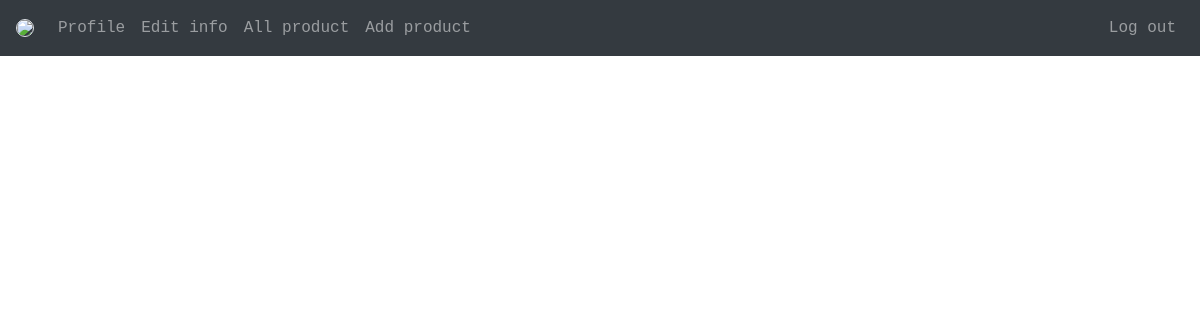
Page /index.php/user/onlineUsers on the earlier database version.
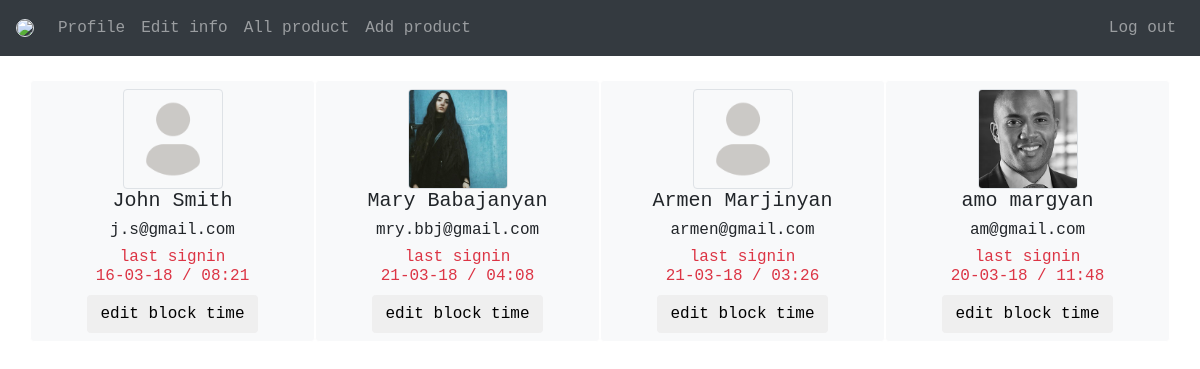
Same page on the later database version.
### tables this page shows
CREATE TABLE `users` (
  `id` int(11) NOT NULL AUTO_INCREMENT,
  `name` varchar(255) DEFAULT NULL,
  `surname` varchar(255) DEFAULT NULL,
  `email` varchar(255) DEFAULT NULL,
  `pass` varchar(255) DEFAULT NULL,
  `userfile` varchar(255) DEFAULT NULL,
  `type` int(11) DEFAULT NULL,
  `false_pass` varchar(255) NOT NULL,
  `block_time` varchar(255) DEFAULT NULL,
  `amount` varchar(255) DEFAULT NULL,
  `login_time` varchar(11) DEFAULT NULL,
  PRIMARY KEY (`id`)
);

### application/libraries/MyLibrary.php (called while the page is built)
<?php
	class MyLibrary{
		private $ci;
		function __construct(){
			$this->ci = &get_instance();
		}
		function view($y,$x=false){
			$this->ci->load->view('header',$x);
			$this->ci->load->view($y,$x);
			$this->ci->load->view('footer',$x);
		}
	}
?>

### application/controllers/User.php (called while the page is built, shortened)
<?php
class User extends CI_Controller{
	function onlineUsers(){
		$user = $this->session->userdata('user');
		$data=$this->UserModel->findAll();
		for($i = 0; $i < count($data); $i++){
			if(!empty($data[$i]->login_time)){
				$data[$i]->login_time = date('d-m-y'. " / " .'h:i', $data[$i]->login_time);
			}
			if(!empty($data[$i]->block_time)){
				$data[$i]->block_time = date('d-m-y'. " / " .'h:i', $data[$i]->block_time);
			}
		}
		$this->mylibrary->view('onlineUsers',
			array(
				"user"=>$user,
				"data"=>$data
			));
	}
}
?>

### index.php (called while the page is built, shortened)
<?php
require_once BASEPATH.'core/CodeIgniter.php';

### application/models/UserModel.php (called while the page is built, shortened)
<?php
class UserModel extends CI_Model{
	private $table = "users";
	function findAll(){
		return $this->db->get($this->table)->result();
	}
}
?>

### application/views/onlineUsers.php (the view, shortened to what this page needs)
<div class="container ">
	<form action="<?= base_url() ?>user/onlineUsers" method="post" class="text-center" enctype="multipart/form-data" accept-charset="utf-8">
		<div class="row ">
			<?php if( !empty($data) ){
			foreach ( $data as $d ){
			if(!empty($d->login_time) && $d->id != $user->id){ ?>
				<div class="col-md-3 border border-white rounded p-2  bg-light">
					<div >
						<img src="<?= base_url("uploads/$d->userfile");?>" alt="" width="100px" height="100px" class="border  rounded" />
					</div>
					<div >
						<h5><?= $d->name . " " . $d->surname ?></h5>
						<h6> <?= $d->email; ?></h6>
						<h6 class="text-danger">last signin <br> <?= $d->login_time; ?></h6>
						<button type="button" class="btn edit-block-time" data-toggle="modal" data-target="#myModal">
							edit block time
						</button>
					</div>
				</div>
			<?php }} }?>
		</div>
	</form>
</div>

Differences in the rows shown:
now on this page (row edited): users: userfile (placeholder picture), name "John", surname "Smith", email "j.s@gmail.com", login_time "16-03-18 / 08:21"
now on this page (row edited): users: userfile (picture), name "Mary", surname "Babajanyan", email "mry.bbj@gmail.com", login_time "21-03-18 / 04:08"
now on this page (row edited): users: userfile (placeholder picture), name "Armen", surname "Marjinyan", email "armen@gmail.com", login_time "21-03-18 / 03:26"
added users: userfile (picture), name "amo", surname "margyan", email "am@gmail.com", login_time "20-03-18 / 11:48"
